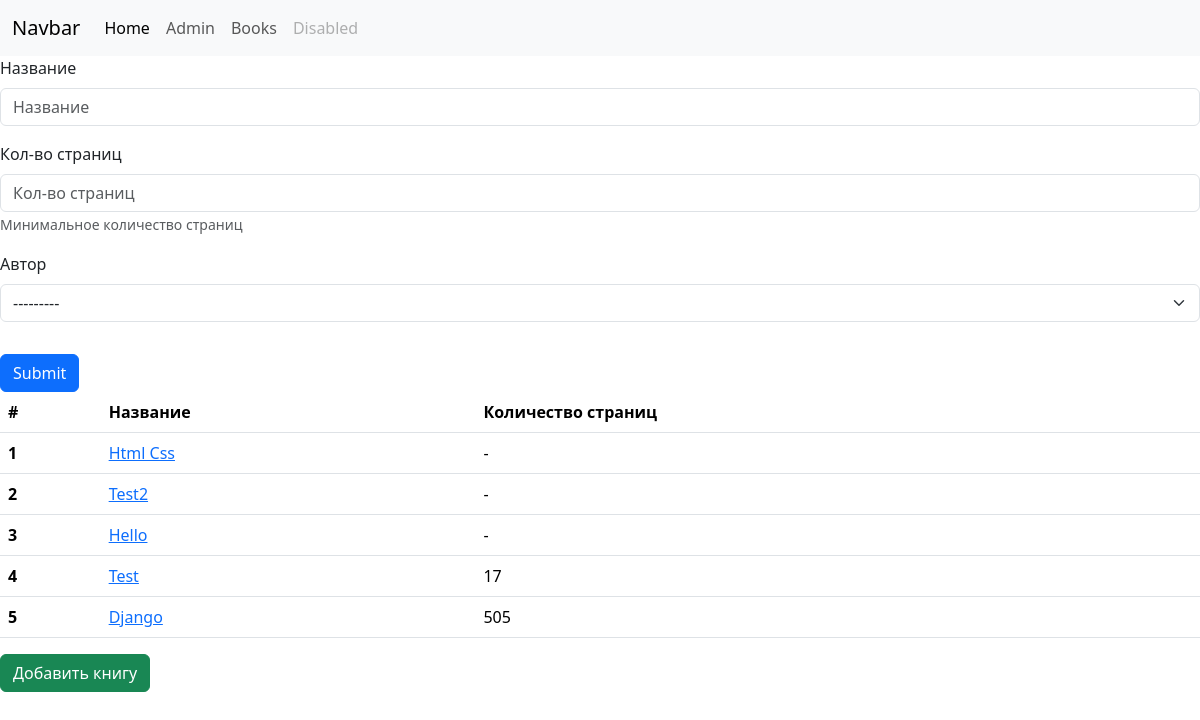
/books/, run on an earlier commit of the app's database.
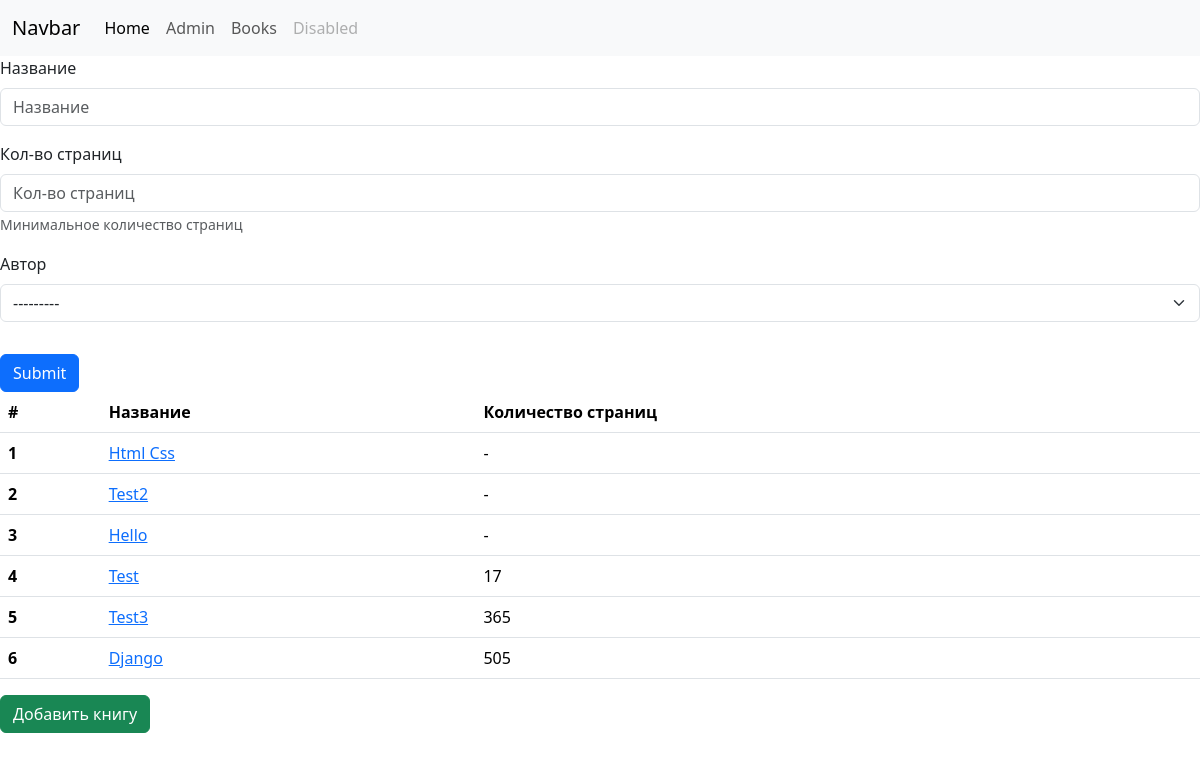
And on a later commit of the database.
### core/models.py (models this page shows, shortened)
class Book(models.Model):
    author = models.ForeignKey('core.Author', on_delete=models.CASCADE, null=True, blank=True, related_name='books')
    name= models.CharField('Название', max_length=128)
    pages=models.IntegerField('Количество страниц', blank=True, null=True)
    class Meta:
        ordering = ['pages']
        verbose_name = 'Книга'
        verbose_name_plural = 'Книги'

### core/views.py (the view)
# urls.py: path('books/', core.views.Books.as_view(), name='book_list'),
class Books(TitleMixin, ListView):
    title = 'Книги'
    def get_filters(self):
        return core.filters.BookFilter(self.request.GET)
    def get_queryset(self):
        return self.get_filters().qs
    def get_context_data(self):
        context = super().get_context_data()
        context['form'] = core.forms.BookSearch(self.request.GET or None)
        return context

### core/forms.py (shortened to what this page needs)
class BookSearch(forms.Form):
    name = forms.CharField(label='Название', required=False)
    pages = forms.IntegerField(label='Кол-во страниц', required=False, help_text='Минимальное количество страниц')
    author = forms.ModelChoiceField(label='Автор', queryset=core.models.Author.objects.all(), to_field_name='name')

### core/models.py (called while the page is built)
    def __str__(self):
        return self.name

### core/views.py (called while the page is built)
    def get_title(self):
        return self.title

    def get_context_data(self, **kwargs):
        context = super().get_context_data()
        context['title'] = self.get_title()
        return context

### core/templates/core/book_list.html (shortened to what this page needs)
{% extends 'core/index.html' %}
{% block content %}
{% include 'core/search_books_include.html' %}
   <table class="table">
  <thead>
    <tr>
      <th scope="col">#</th>
      <th scope="col">Название</th>
      <th scope="col">Количество страниц</th>
    </tr>
  </thead>
  <tbody>
  {% for book in object_list %}
    <tr>
      <th scope="row">{{ forloop.counter }}</th>
      <td> <a href="{% url 'core:book_detail' book.pk %}" > {{ book.name| capfirst }} </a> </td>
      <td>{{ book.pages|add:"5"|default:'-' }}</td>
    </tr>
  {% empty %}
    <h4> Не найдено </h4>
  {% endfor %}
       </tbody>
    </table>
    <a href="{% url 'core:book_create' %}" class="btn btn-success"> Добавить книгу</a>
{% endblock %}

What changed in the data, as far as the page shows it:
added Book: name "Test3", pages|add "365"
